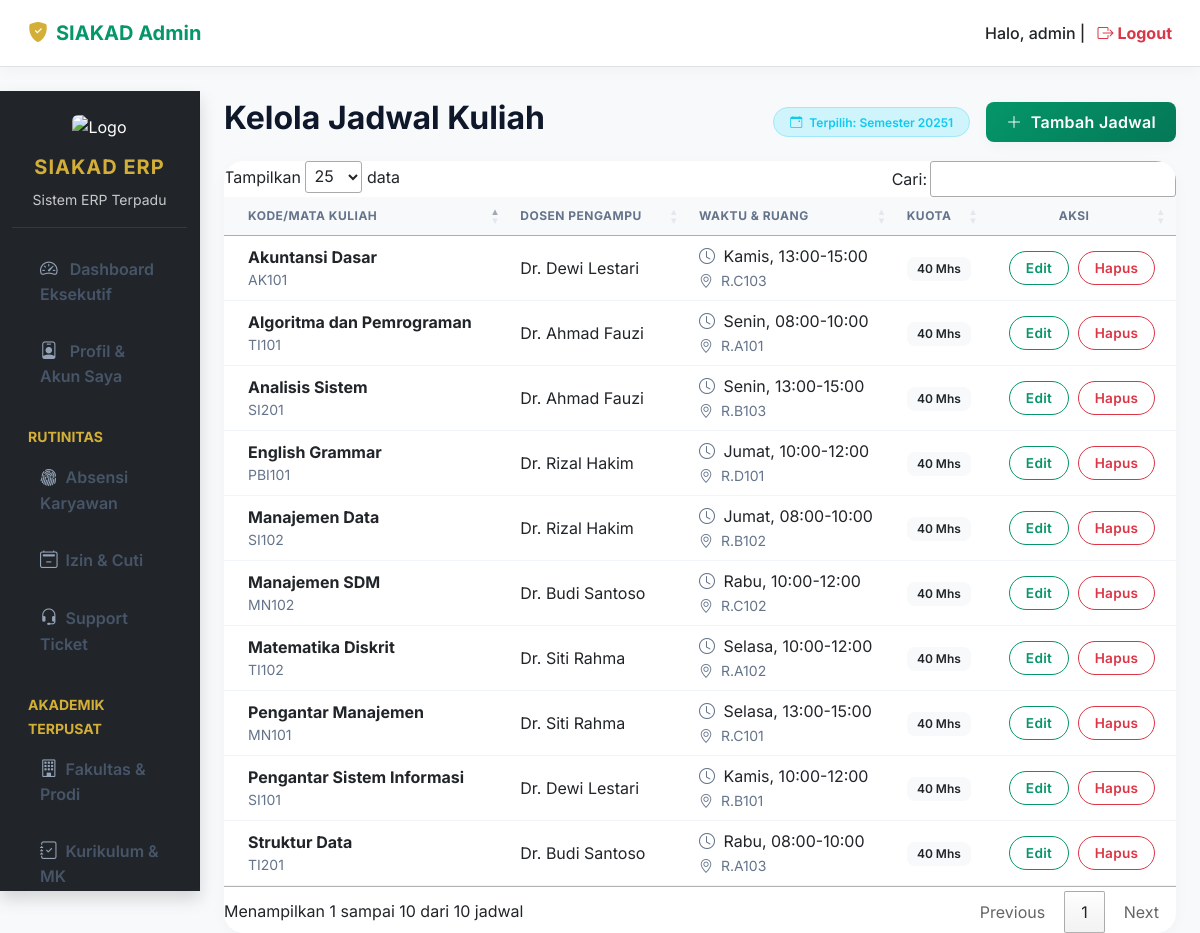
The page /views/admin/jadwal.php (signed in) on the database its author committed.
### tables this page shows
CREATE TABLE `tahun_akademik` (
  `id_tahun` int(11) NOT NULL AUTO_INCREMENT,
  `kode_tahun` varchar(10) NOT NULL,
  `nama_tahun` varchar(50) NOT NULL,
  `status_aktif` tinyint(1) NOT NULL DEFAULT 0,
  PRIMARY KEY (`id_tahun`),
  UNIQUE KEY `kode_tahun` (`kode_tahun`)
);

CREATE TABLE `jadwal_kuliah` (
  `id_jadwal` int(11) NOT NULL AUTO_INCREMENT,
  `id_mk` int(11) NOT NULL,
  `id_dosen` int(11) NOT NULL,
  `hari` varchar(20) NOT NULL,
  `jam` varchar(20) NOT NULL,
  `ruang` varchar(20) NOT NULL,
  `kuota` int(11) NOT NULL,
  PRIMARY KEY (`id_jadwal`),
  KEY `id_mk` (`id_mk`),
  KEY `id_dosen` (`id_dosen`),
  CONSTRAINT `jadwal_kuliah_ibfk_1` FOREIGN KEY (`id_mk`) REFERENCES `mata_kuliah` (`id_mk`),
  CONSTRAINT `jadwal_kuliah_ibfk_2` FOREIGN KEY (`id_dosen`) REFERENCES `dosen` (`id_dosen`)
);

CREATE TABLE `mata_kuliah` (
  `id_mk` int(11) NOT NULL AUTO_INCREMENT,
  `kode_mk` varchar(20) NOT NULL,
  `nama_mk` varchar(100) NOT NULL,
  `sks` int(11) NOT NULL,
  `semester` int(11) NOT NULL,
  `id_prasyarat` int(11) DEFAULT NULL,
  `id_kurikulum` int(11) NOT NULL,
  PRIMARY KEY (`id_mk`),
  UNIQUE KEY `kode_mk` (`kode_mk`),
  KEY `id_prasyarat` (`id_prasyarat`),
  KEY `id_kurikulum` (`id_kurikulum`),
  KEY `idx_mk_kode` (`kode_mk`),
  CONSTRAINT `mata_kuliah_ibfk_1` FOREIGN KEY (`id_prasyarat`) REFERENCES `mata_kuliah` (`id_mk`),
  CONSTRAINT `mata_kuliah_ibfk_2` FOREIGN KEY (`id_kurikulum`) REFERENCES `kurikulum` (`id_kurikulum`)
);

CREATE TABLE `dosen` (
  `id_dosen` int(11) NOT NULL AUTO_INCREMENT,
  `nidn` varchar(20) NOT NULL,
  `nama` varchar(100) NOT NULL,
  PRIMARY KEY (`id_dosen`),
  UNIQUE KEY `nidn` (`nidn`)
);

### includes/academic_helper.php (called while the page is built, shortened)
<?php
function get_tahun_aktif($pdo) {
    $stmt = $pdo->query("SELECT * FROM tahun_akademik WHERE status_aktif = 1 LIMIT 1");
    $res = $stmt->fetch();
    if (!$res) {
        $stmt = $pdo->query("SELECT * FROM tahun_akademik ORDER BY id_tahun DESC LIMIT 1");
        $res = $stmt->fetch();
    }
    return $res;
}

### views/admin/jadwal.php (the view, shortened to what this page needs)
<?php
require_once '../../config/db.php';
$th_aktif = get_tahun_aktif($pdo);
$active_year = $th_aktif['kode_tahun'] ?? '20251';
$jadwal = $pdo->query('
    SELECT jk.*, mk.kode_mk, mk.nama_mk, d.nama as nama_dosen
    FROM jadwal_kuliah jk
    JOIN mata_kuliah mk ON jk.id_mk = mk.id_mk
    JOIN dosen d ON jk.id_dosen = d.id_dosen
    ORDER BY mk.semester, jk.hari
')->fetchAll();
?>
<!DOCTYPE html>
<html lang="id">
<head>
    <link href="https://cdn.jsdelivr.net/npm/bootstrap@5.3.0/dist/css/bootstrap.min.css" rel="stylesheet">
    <link href="https://cdn.datatables.net/1.13.6/css/jquery.dataTables.min.css" rel="stylesheet" />
    <link rel="stylesheet" href="../../public/css/style.css">
    <link rel="stylesheet" href="https://cdn.jsdelivr.net/npm/bootstrap-icons@1.11.1/font/bootstrap-icons.css">
</head>
<body class="bg-light">
<nav class="navbar navbar-expand-lg border-bottom sticky-top bg-white px-3 mb-4 shadow-sm">
    <div class="container-fluid">
        <a class="navbar-brand fw-bold text-primary" href="dashboard.php">
            <i class="bi bi-shield-fill-check text-warning me-2"></i>SIAKAD Admin
        </a>
        <span class="navbar-text ms-auto text-dark fw-medium">
            Halo, <?= htmlspecialchars($_SESSION['user']['username'] ?? 'Admin') ?> |
            <a href="../../auth/logout.php" class="text-danger fw-bold text-decoration-none ms-2"><i class="bi bi-box-arrow-right"></i> Logout</a>
        </span>
    </div>
</nav>
<div class="container-fluid">
  <div class="row">
    <?php include 'includes/sidebar.php'; ?>
    <main class="col-md-9 ms-sm-auto col-lg-10 px-md-4 mt-2">
    <div class="d-flex justify-content-between align-items-center mb-3">
        <h2>Kelola Jadwal Kuliah</h2>
        <div class="d-flex align-items-center gap-3">
            <span class="badge bg-info-subtle text-info border border-info-subtle px-3 py-2 rounded-pill">
                <i class="bi bi-calendar-event me-1"></i> Terpilih: Semester <?= $active_year ?>
            </span>
            <button class="btn btn-primary shadow-sm" data-bs-toggle="modal" data-bs-target="#jadwalModal" onclick="resetForm()">
                <i class="bi bi-plus-lg me-1"></i> Tambah Jadwal
            </button>
        </div>
    </div>
    <div class="card shadow-sm border-0 rounded-4 overflow-hidden">
        <div class="card-body p-0">
            <div class="table-responsive">
                <table class="table table-hover align-middle datatable-jadwal mb-0">
                    <thead class="table-light">
                        <tr>
                            <th class="ps-4">Kode/Mata Kuliah</th>
                            <th>Dosen Pengampu</th>
                            <th>Waktu & Ruang</th>
                            <th>Kuota</th>
                            <th class="text-center">Aksi</th>
                        </tr>
                    </thead>
                    <tbody>
                        <?php foreach ($jadwal as $j): ?>
                        <tr>
                            <td class="ps-4">
                                <div class="fw-bold text-dark"><?= htmlspecialchars($j['nama_mk']) ?></div>
                                <div class="small text-muted"><?= htmlspecialchars($j['kode_mk']) ?></div>
                            </td>
                            <td><?= htmlspecialchars($j['nama_dosen']) ?></td>
                            <td>
                                <span class="d-block"><i class="bi bi-clock me-1 text-muted"></i> <?= htmlspecialchars($j['hari'] . ', ' . $j['jam']) ?></span>
                                <small class="text-muted"><i class="bi bi-geo-alt me-1"></i> R.<?= htmlspecialchars($j['ruang']) ?></small>
                            </td>
                            <td><span class="badge bg-light text-dark"><?= $j['kuota'] ?> Mhs</span></td>
                            <td class="text-center">
                                <button class="btn btn-sm btn-outline-primary rounded-pill px-3" onclick='editJadwal(<?= json_encode($j) ?>)'>Edit</button>
                                <a href="?delete=<?= $j['id_jadwal'] ?>" class="btn btn-sm btn-outline-danger rounded-pill px-3 ms-1" onclick="return confirm('Hapus jadwal ini?')">Hapus</a>
                            </td>
                        </tr>
                        <?php endforeach; ?>
                    </tbody>
                </table>
            </div>
        </div>
    </div>
</div>
  </div>
</body>
</html>

### public/css/style.css (style rules this page uses)
:root { --stis-green: #059669; --stis-green-hover: #047857; --stis-green-soft: rgba(5, 150, 105, 0.08); --stis-gold: #d4af37; --stis-gold-dark: #b5952f; --glass-bg: rgba(255, 255, 255, 0.7); --glass-border: rgba(255, 255, 255, 0.4); }
.text-primary { color: var(--stis-green) !important; }
.btn-primary { background-color: var(--stis-green) !important; border-color: var(--stis-green) !important; color: white !important; }
.btn-outline-primary { color: var(--stis-green) !important; border-color: var(--stis-green) !important; }
.text-warning { color: var(--stis-gold) !important; }
body { font-family: 'Inter', sans-serif; background-color: #f4f7f9; color: #2b3445; }
.card { border: none !important; border-radius: 1.25rem !important; box-shadow: 0 10px 30px rgba(0, 0, 0, 0.04) !important; transition: transform 0.3s cubic-bezier(0.34, 1.56, 0.64, 1), box-shadow 0.3s ease; background: #ffffff; }
.card-body { padding: 1.5rem; }
.table { vertical-align: middle; margin-bottom: 0; }
.table thead th { background-color: #f8f9fa; color: #64748b; font-weight: 600; text-transform: uppercase; font-size: 0.75rem; letter-spacing: 0.5px; border-bottom: 2px solid #e2e8f0; border-top: none; padding: 1rem; }
.table tbody td { padding: 1rem; border-bottom: 1px solid #f1f5f9; }
.btn { font-weight: 600; letter-spacing: 0.3px; border-radius: 0.5rem; padding: 0.5rem 1.25rem; transition: all 0.2s ease; }
.btn-sm { padding: 0.35rem 0.85rem; font-size: 0.85rem; border-radius: 0.4rem; }
.btn-primary { background: linear-gradient(135deg, var(--stis-green), var(--stis-green-hover)) !important; border: none !important; }
.badge { font-weight: 600; padding: 0.5em 0.85em; border-radius: 0.5rem; }
h1, h2, h3, h4, h5, h6 { font-weight: 700; color: #0f172a; }
.text-muted { color: #64748b !important; }
.navbar { box-shadow: 0 2px 15px rgba(0,0,0,0.04) !important; padding: 0.8rem 1.5rem; }
.shadow-sm { box-shadow: 0 4px 15px rgba(0,0,0,0.03) !important; }

### rows shown on the page
tahun_akademik: kode_tahun "20251"
jadwal_kuliah: id_mk.nama_mk "English Grammar", id_mk.kode_mk "PBI101", id_dosen.nama "Dr. Rizal Hakim", hari+jam "Jumat, 10:00-12:00", ruang "D101", kuota "40"
jadwal_kuliah: id_mk.nama_mk "Manajemen Data", id_mk.kode_mk "SI102", id_dosen.nama "Dr. Rizal Hakim", hari+jam "Jumat, 08:00-10:00", ruang "B102", kuota "40"
jadwal_kuliah: id_mk.nama_mk "Pengantar Sistem Informasi", id_mk.kode_mk "SI101", id_dosen.nama "Dr. Dewi Lestari", hari+jam "Kamis, 10:00-12:00", ruang "B101", kuota "40"
jadwal_kuliah: id_mk.nama_mk "Akuntansi Dasar", id_mk.kode_mk "AK101", id_dosen.nama "Dr. Dewi Lestari", hari+jam "Kamis, 13:00-15:00", ruang "C103", kuota "40"
jadwal_kuliah: id_mk.nama_mk "Manajemen SDM", id_mk.kode_mk "MN102", id_dosen.nama "Dr. Budi Santoso", hari+jam "Rabu, 10:00-12:00", ruang "C102", kuota "40"
jadwal_kuliah: id_mk.nama_mk "Matematika Diskrit", id_mk.kode_mk "TI102", id_dosen.nama "Dr. Siti Rahma", hari+jam "Selasa, 10:00-12:00", ruang "A102", kuota "40"
jadwal_kuliah: id_mk.nama_mk "Pengantar Manajemen", id_mk.kode_mk "MN101", id_dosen.nama "Dr. Siti Rahma", hari+jam "Selasa, 13:00-15:00", ruang "C101", kuota "40"
jadwal_kuliah: id_mk.nama_mk "Algoritma dan Pemrograman", id_mk.kode_mk "TI101", id_dosen.nama "Dr. Ahmad Fauzi", hari+jam "Senin, 08:00-10:00", ruang "A101", kuota "40"
jadwal_kuliah: id_mk.nama_mk "Struktur Data", id_mk.kode_mk "TI201", id_dosen.nama "Dr. Budi Santoso", hari+jam "Rabu, 08:00-10:00", ruang "A103", kuota "40"
jadwal_kuliah: id_mk.nama_mk "Analisis Sistem", id_mk.kode_mk "SI201", id_dosen.nama "Dr. Ahmad Fauzi", hari+jam "Senin, 13:00-15:00", ruang "B103", kuota "40"

### other values the page prints
$_SESSION['user']['username'] "admin"
$sys['nama_kampus'] "SIAKAD ERP"
